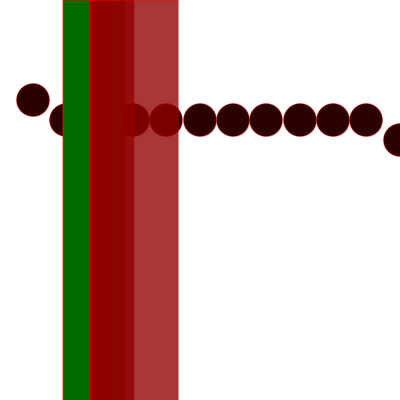
Frame 1 (no input)
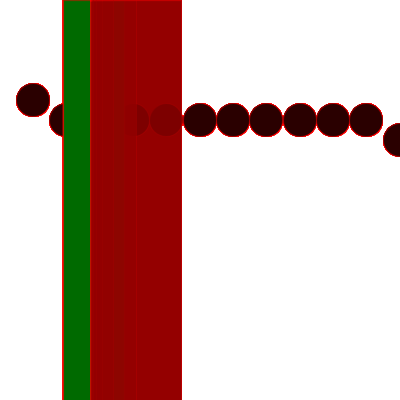
Frame 60 (the mouse pressed at the canvas centre just before this capture)
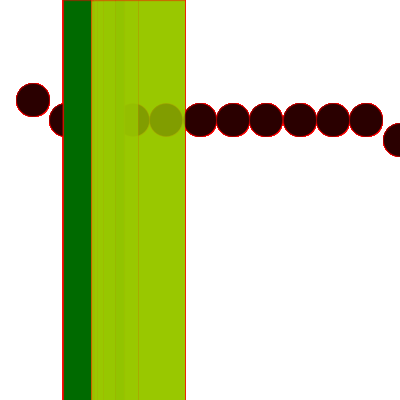
Frame 120 (the mouse held since frame 60 and released just before this capture)

The Processing sketch that drew these frames (run headless with seeded random() and noise(); from frame 60 on, the mouse is pressed at the canvas centre):

// Processing sketch: processing_13573
// ── processing_13573.pde

int s, m, h;
int lastsecond = 0;
void setup()
{size(400,400);
stroke(255,0,0,100);
smooth();
background(255);
}
void draw()
{
  s = second();
  m= minute();
  h= hour ()%12;
  
  
  float mappedH = map (h,0,12,0,255);
  float mappedM = map (m,0,60,0,255);
  float mappedS = map (s,0,60,0,255);

  fill(mappedH,0,0);
  ellipse(width/12,100,width/12, height/12);
   ellipse(width*2/12,120,width/12, height/12);
    ellipse(width*3/12,120,width/12, height/12);
     ellipse(width*4/12,120,width/12, height/12);
      ellipse(width*5/12,120,width/12, height/12);
       ellipse(width*6/12,120,width/12, height/12);
        ellipse(width*7/12,120,width/12, height/12);
         ellipse(width*8/12,120,width/12, height/12);
          ellipse(width*9/12,120,width/12, height/12);
           ellipse(width*10/12,120,width/12, height/12);
            ellipse(width*11/12,120,width/12, height/12);
             ellipse(width*12/12,140,width/12, height/12);
//  pushMatrix(); 
// translate (mappedH*width/12,0);
// fill(255);
// rect (10,10,width/12,height/12);
//  popMatrix();
//  background(255);
   translate(mappedM*6/10,0);
   fill(0,mappedM,0,200);
for (int i = 0; i<20; i++)
{   
 scale(1.01,1.01);
  rect(0,0,width/8, height);
  
}
  fill (mappedS,mouseY,0,200);
  translate(mappedS*6/40,0);
for (int i = 0; i<20; i++)
{  scale(.5,1.04);
  rect(0,0,mappedS, height);
}

}
